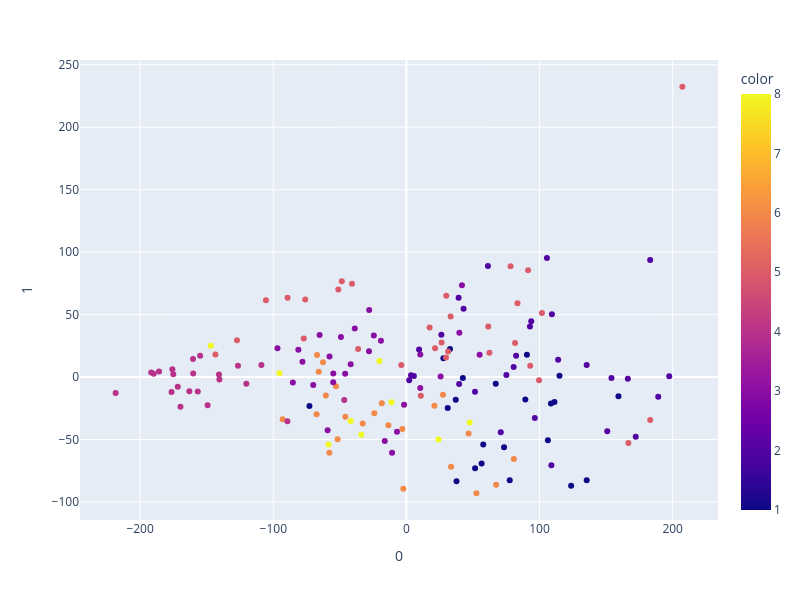

Notebook code for this chart:
### Code cell
import numpy as np
import pandas as pd
from sklearn.decomposition import PCA
from sklearn.preprocessing import StandardScaler
from scipy.stats import f_oneway

# Example Data (Replace with your dataset)
X = np.random.randn(100, 5)  # 100 samples, 5 features (replace with your data)
batch_labels =  covariates_clinical_data_AD_NCI_without_batch_7_and_0.Batch.tolist()  # Categorical labels with more than two categories

# Standardize the data
scaler = StandardScaler()
X_scaled = scaler.fit_transform(count_matrix_raw_without_batch_7_and_0)

# Perform PCA
pca = PCA(n_components=4)  # You can change the number of components
pca_components = pca.fit_transform(X_scaled)

# Convert batch labels to numeric values for ANOVA
batch_numeric = pd.factorize(batch_labels)[0]

# Perform ANOVA for each PCA component
anova_results = []
for i in range(pca_components.shape[1]):
    groups = [pca_components[batch_numeric == j, i] for j in np.unique(batch_numeric)]
    f_stat, p_value = f_oneway(*groups)
    anova_results.append((i + 1, f_stat, p_value))

# Display ANOVA results
anova_results_df = pd.DataFrame(anova_results, columns=["PCA Component", "F-statistic", "P-value"])
print(anova_results_df)
print(pca.explained_variance_ratio_)
import plotly.express as px
from sklearn.decomposition import PCA

# Assuming count_matrix_raw is the data matrix you are using for PCA
# And m is a categorical variable you want to use for coloring the scatter plot
pca = PCA(n_components=2)

# Fit the PCA and transform the data
X_scaled = scaler.fit_transform(count_matrix_raw_without_batch_7_and_0)
components = pca.fit_transform(X_scaled)

# Create the scatter plot with discrete coloring for the categories in m
fig = px.scatter(components, x=0, y=1, color=covariates_clinical_data_AD_NCI_without_batch_7_and_0.Batch.tolist() )

# Set custom width and height
fig.update_layout(
    width=800,  # Adjust width as needed
    height=600  # Adjust height as needed
)

# Save the plot to an HTML file
#fig.write_html("pca_batch(filtered_ad_non_ad_mrn_batch_corrected).html")

# Show the plot
fig.show()

### Figure 1 — Plotly figure (JSON) as saved in the notebook; plotly's stock layout.template omitted (floating-point values rounded to 4 significant figures; data arrays with more than 128 entries replaced by an {"elided": "..."} marker saying what was removed)
{"data": [{"hovertemplate": "0=%{x}<br>1=%{y}<br>color=%{marker.color}<extra></extra>", "legendgroup": "", "marker": {"color": {"elided": "164 int values"}, "coloraxis": "coloraxis", "symbol": "circle"}, "mode": "markers", "name": "", "orientation": "v", "showlegend": false, "type": "scatter", "x": {"elided": "164 float values"}, "xaxis": "x", "y": {"elided": "164 float values"}, "yaxis": "y"}], "layout": {"coloraxis": {"colorbar": {"title": {"text": "color"}}, "colorscale": [[0, "#0d0887"], [0.1111, "#46039f"], [0.2222, "#7201a8"], [0.3333, "#9c179e"], [0.4444, "#bd3786"], [0.5556, "#d8576b"], [0.6667, "#ed7953"], [0.7778, "#fb9f3a"], [0.8889, "#fdca26"], [1, "#f0f921"]]}, "height": 600, "legend": {"tracegroupgap": 0}, "margin": {"t": 60}, "width": 800, "xaxis": {"anchor": "y", "autorange": true, "domain": [0, 1], "range": [-245.2, 234.0], "title": {"text": "0"}, "type": "linear"}, "yaxis": {"anchor": "x", "autorange": true, "domain": [0, 1], "range": [-114.4, 253.8], "title": {"text": "1"}, "type": "linear"}}}
